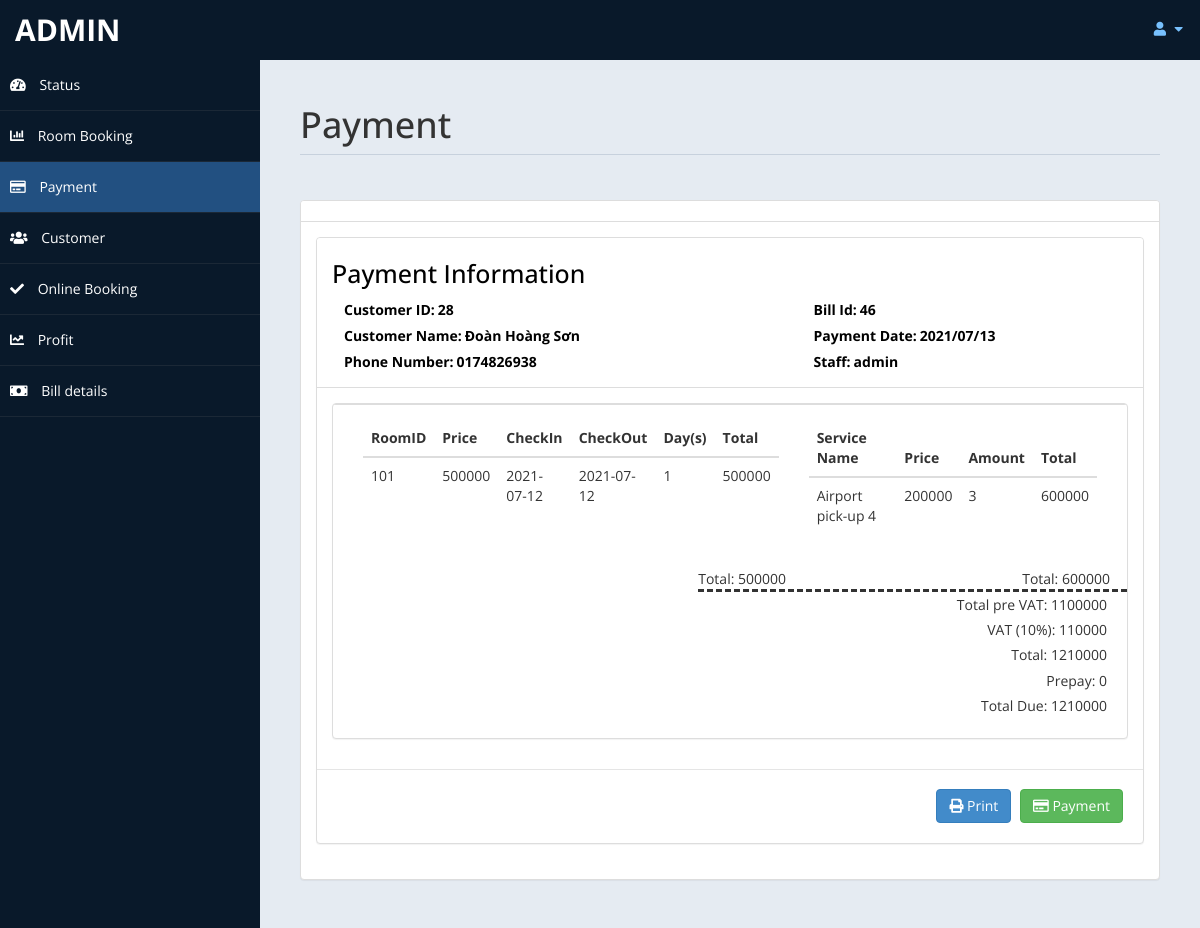
Screenshot of /HotelManagement/payment.php?id=56 (signed in) with the database file from the repository.
### tables this page shows
CREATE TABLE `customer` (
  `customerID` int(11) NOT NULL AUTO_INCREMENT,
  `customerName` text NOT NULL,
  `idCard` varchar(20) NOT NULL,
  `gender` text NOT NULL,
  `address` text NOT NULL,
  `phoneNumber` varchar(15) NOT NULL,
  `nationality` text NOT NULL,
  `email` text DEFAULT NULL,
  `note` text DEFAULT NULL,
  PRIMARY KEY (`customerID`)
);

CREATE TABLE `bill` (
  `billID` int(11) NOT NULL AUTO_INCREMENT,
  `registerID` int(15) NOT NULL,
  `paymentDate` date NOT NULL,
  `staff` varchar(15) NOT NULL,
  `roomcharge` float NOT NULL,
  `servicecharge` float NOT NULL,
  `subTotal` float NOT NULL,
  `vat` float NOT NULL,
  `total` float NOT NULL,
  `profit` int(11) NOT NULL,
  PRIMARY KEY (`billID`)
);

CREATE TABLE `roomregistration` (
  `registerID` int(15) NOT NULL,
  `roomID` varchar(15) NOT NULL
);

CREATE TABLE `room` (
  `roomID` int(100) NOT NULL,
  `type` text NOT NULL,
  `bedding` text NOT NULL,
  `price` float NOT NULL,
  `status` text NOT NULL,
  `note` text DEFAULT NULL,
  PRIMARY KEY (`roomID`)
);

CREATE TABLE `registrationform` (
  `registerID` int(11) NOT NULL AUTO_INCREMENT,
  `customerID` int(11) NOT NULL,
  `checkIn` date NOT NULL,
  `checkOut` date NOT NULL,
  `days` int(11) NOT NULL,
  `amountOfPeople` int(11) NOT NULL,
  `prepay` int(11) NOT NULL,
  `note` text DEFAULT NULL,
  PRIMARY KEY (`registerID`)
);

### HotelManagement/payment.php (the view, shortened to what the rows shown need)
<?php
    include ('db.php');
	$id =$_GET['id'];
    $get_customer_info = "SELECT customer.customerID, customer.customerName,customer.phoneNumber FROM customer, registrationform WHERE registrationform.registerID ='$id' AND registrationform.customerID = customer.customerID";
    $get_customer_info_result = mysqli_query($conn,$get_customer_info);
    while($customer_row = mysqli_fetch_array($get_customer_info_result)){
        $customerid = $customer_row['customerID'];
        $customername = $customer_row['customerName'];
        $customerphonenumber = $customer_row['phoneNumber'];
    }
    $get_prepay = "SELECT * FROM registrationform WHERE registerID='$id'";
    $get_prepay_result = mysqli_query($conn,$get_prepay);
    while($get_prepay_row = mysqli_fetch_array($get_prepay_result)){
        $prepay = $get_prepay_row['prepay'];
    }
    $get_billid = "SELECT * FROM `bill` WHERE registerID = '$id'";
    $get_billid_result = mysqli_query($conn,$get_billid);
    while($get_billid_row = mysqli_fetch_array($get_billid_result)){
        $billid = $get_billid_row['billID'];
    }
?>
<!DOCTYPE html>
<html xmlns="http://www.w3.org/1999/xhtml">
<head>
    <link href="assets/css/bootstrap.css" rel="stylesheet" />
    <link href="assets/css/font-awesome.css" rel="stylesheet" />
    <link rel="stylesheet" href="https://cdnjs.cloudflare.com/ajax/libs/font-awesome/5.15.3/css/all.min.css"
 />
    <link href="assets/js/morris/morris-0.4.3.min.css" rel="stylesheet" />
    <link href="assets/css/custom-styles.css" rel="stylesheet" />
</head>
<body>
    <div id="wrapper">
        <div id="page-wrapper">
            <div id="page-inner">
                <div class="row">
                    <div class="col-md-12">
                        <h1 class="page-header">
                            Payment
                        </h1>
                    </div>
                </div>
                <div class="row">
                    <div class="col-md-12">
                        <div class="panel panel-default">
                            <div class="panel-body">
                                <div class="panel-group" id="accordion">
                                    <div class="panel panel-default">
                                        <div class="panel-heading">
                                            <div style="display: flex">
                                                <div
                                                    style="flex:8; line-height: 1.5; display:flex; flex-direction: column; margin-left:12px; ">
                                                    <div>
                                                        <label style="margin-right:3px">Customer ID:
                                                        </label><?php echo $customerid ?>
                                                    </div>
                                                    <div>
                                                        <label style="margin-right:3px">Customer
                                                            Name:</label><?php echo $customername ?>
                                                    </div>
                                                    <div>
                                                        <label style="margin-right:3px">Phone
                                                            Number:</label><?php echo $customerphonenumber ?>
                                                    </div>
                                                </div>
                                                <div
                                                    style="flex: 5.5; line-height: 1.5; display:flex; flex-direction: column; margin-left:12px; ">
                                                    <div>
                                                        <label style="margin-right:3px">Bill Id:
                                                        </label><?php echo $billid ?>
                                                    </div>
                                                    <div>
                                                        <label style="margin-right:3px">Payment
                                                            Date:</label><?php echo date("Y/m/d") ?>
                                                    </div>
                                                    <div>
                                                        <label
                                                            style="margin-right:3px">Staff:</label><?php echo $_SESSION['user'] ?>
                                                    </div>
                                                </div>
                                            </div>
                                        </div>
                                        <div class="panel-collapse in" style="height: auto;">
                                            <div class="panel-body">
                                                <div class="panel panel-default">
                                                    <div class="panel-body">
                                                        <div class="table-responsive  col-md-7">
                                                            <table class="table">
                                                                <thead>
                                                                    <tr>
                                                                        <th>RoomID</th>
                                                                        <th>Price</th>
                                                                        <th>CheckIn</th>
                                                                        <th>CheckOut</th>
                                                                        <th>Day(s)</th>
                                                                        <th>Total</th>
                                                                    </tr>
                                                                </thead>
                                                                <tbody>
                                                                    <?php
                                                                    $room_infor = "SELECT roomregistration.roomID, room.price, registrationform.checkIn, registrationform.checkOut, registrationform.days FROM registrationform, roomregistration,room WHERE registrationform.registerID ='$id' AND registrationform.registerID = roomregistration.registerID AND roomregistration.roomID = room.roomID";
                                                                    $room_infor_result = mysqli_query($conn,$room_infor);
                                                                    $sum_room_total = 0;
                                                                    while($room_infor_row = mysqli_fetch_array($room_infor_result) )
                                                                    {
                                                                        $room_total = $room_infor_row['price'] * $room_infor_row['days'];
                                                                        $roomID = $room_infor_row['roomID'];
                                                                        $room_price = $room_infor_row['price'];
                                                                        $checkIn = $room_infor_row['checkIn'];
                                                                        $checkOut = $room_infor_row['checkOut'];
                                                                        $days = $room_infor_row['days'];
                                                                        $sum_room_total += $room_total;
                                                                        echo"<tr>
                                                                            <td>".$roomID."</td>
                                                                            <td>".$room_price."</td>
                                                                            <td>".$checkIn."</td>
                                                                            <td>".$checkOut."</td>
                                                                            <td>".$days."</td>
                                                                            <td>".$room_total."</td>
                                                                            </tr>";
                                                                    }
                                                                ?>
                                                                </tbody>
                                                            </table>
                                                        </div>
                                                        <div class="table-responsive  col-md-5">
                                                            <table class="table">
                                                                <thead>
                                                                    <tr>
                                                                        <th>Service Name</th>
                                                                        <th>Price</th>
                                                                        <th>Amount</th>
                                                                        <th>Total</th>
                                                                    </tr>
                                                                </thead>
                                                                    <?php
                                                                    $service_info = "SELECT service.serviceName, service.price, serviceregistration.amount, serviceregistration.total FROM serviceregistration, registrationform, service WHERE registrationform.registerID ='$id' AND registrationform.registerID = serviceregistration.registerID AND service.serviceID = serviceregistration.serviceID";
                                                                    $service_infor_result = mysqli_query($conn,$service_info);
                                                                    $sum_service_total = 0;
                                                                    while($service_infor_row = mysqli_fetch_array($service_infor_result) )
                                                                    {
                                                                        $servicename = $service_infor_row['serviceName'];
                                                                        $service_price = $service_infor_row['price'];
                                                                        $amount = $service_infor_row['amount'];
                                                                        $service_total = $service_infor_row['total'];
                                                                        $sum_service_total += $service_total;
                                                                        echo"<tr>
                                                                            <td>".$servicename."</td>
                                                                            <td>".$service_price."</td>
                                                                            <td>".$amount."</td>
                                                                            <td>".$service_total."</td>
                                                                            </tr>";                                                                   }
                                                                ?>
                                                            </table>
                                                        </div>
                                                    </div>
                                                    <div
                                                        style="text-align: right; margin:0 20px 20px 0; line-height: 1.8">
                                                        <div>Total pre VAT:
                                                            <?php echo ($sum_service_total + $sum_room_total) ?></div>
                                                        <div>VAT (10%):
                                                            <?php echo ($sum_service_total + $sum_room_total)*0.1 ?>
                                                        </div>
                                                        <div>Total:
                                                            <?php echo ($sum_service_total + $sum_room_total)*1.1 ?>
                                                        </div>
                                                        <div>Prepay: <?php echo $prepay ?></div>
                                                        <div>Total Due:
                                                            <?php echo ($sum_service_total + $sum_room_total)*1.1 - $prepay ?>
                                                        </div>
                                                    </div>
                                                </div>
                                            </div>
                                        </div>
                                    </div>
                                </div>
                            </div>
                        </div>
                    </div>
                </div>
            </div>
        </div>
    </div>
</body>
</html>

### rows the page displays
customer: customerID "28", customerName "Đoàn Hoàng Sơn", phoneNumber "0174826938"
bill: billID "46"
roomregistration: roomID "101", roomID.price "500000", registerID.checkIn "2021-07-12", registerID.checkOut "2021-07-12", registerID.days "1"
registrationform: prepay "0", ($sum_service_total + $sum_room_total)*1.1 - $prepay "1210000"

### other values shown
$_SESSION["user"] "ADMIN"
$_SESSION['user'] "admin"
$servicename "Airport pick-up 4"
$service_price "200000"
$amount "3"
$service_total "600000"
$sum_room_total "500000"
$sum_service_total "600000"
$sum_service_total + $sum_room_total "1100000"
